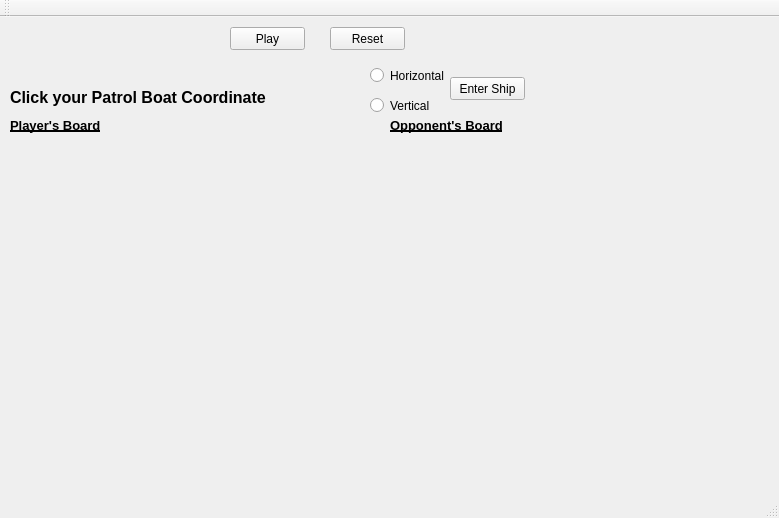
<?xml version="1.0" encoding="UTF-8"?>
<ui version="4.0">
 <class>MainWindow</class>
 <widget class="QMainWindow" name="MainWindow">
  <property name="geometry">
   <rect>
    <x>0</x>
    <y>0</y>
    <width>779</width>
    <height>518</height>
   </rect>
  </property>
  <property name="windowTitle">
   <string>MainWindow</string>
  </property>
  <widget class="QWidget" name="centralWidget">
   <widget class="QWidget" name="gridLayoutWidget">
    <property name="geometry">
     <rect>
      <x>30</x>
      <y>160</y>
      <width>341</width>
      <height>271</height>
     </rect>
    </property>
    <layout class="QGridLayout" name="gridLayout"/>
   </widget>
   <widget class="QRadioButton" name="radioButton">
    <property name="geometry">
     <rect>
      <x>370</x>
      <y>50</y>
      <width>82</width>
      <height>17</height>
     </rect>
    </property>
    <property name="text">
     <string>Horizontal</string>
    </property>
   </widget>
   <widget class="QRadioButton" name="radioButton_2">
    <property name="geometry">
     <rect>
      <x>370</x>
      <y>80</y>
      <width>82</width>
      <height>17</height>
     </rect>
    </property>
    <property name="text">
     <string>Vertical</string>
    </property>
   </widget>
   <widget class="QPushButton" name="pushButton">
    <property name="geometry">
     <rect>
      <x>230</x>
      <y>10</y>
      <width>75</width>
      <height>23</height>
     </rect>
    </property>
    <property name="text">
     <string>Play</string>
    </property>
   </widget>
   <widget class="QPushButton" name="pushButton_2">
    <property name="geometry">
     <rect>
      <x>330</x>
      <y>10</y>
      <width>75</width>
      <height>23</height>
     </rect>
    </property>
    <property name="text">
     <string>Reset</string>
    </property>
   </widget>
   <widget class="QLabel" name="label">
    <property name="geometry">
     <rect>
      <x>170</x>
      <y>0</y>
      <width>47</width>
      <height>41</height>
     </rect>
    </property>
    <property name="text">
     <string/>
    </property>
   </widget>
   <widget class="QLabel" name="label_2">
    <property name="geometry">
     <rect>
      <x>10</x>
      <y>70</y>
      <width>331</width>
      <height>20</height>
     </rect>
    </property>
    <property name="font">
     <font>
      <pointsize>12</pointsize>
      <weight>75</weight>
      <bold>true</bold>
     </font>
    </property>
    <property name="text">
     <string>Click your Patrol Boat Coordinate</string>
    </property>
   </widget>
   <widget class="QPushButton" name="pushButton_3">
    <property name="geometry">
     <rect>
      <x>450</x>
      <y>60</y>
      <width>75</width>
      <height>23</height>
     </rect>
    </property>
    <property name="text">
     <string>Enter Ship</string>
    </property>
   </widget>
   <widget class="QLabel" name="label_3">
    <property name="geometry">
     <rect>
      <x>40</x>
      <y>100</y>
      <width>251</width>
      <height>16</height>
     </rect>
    </property>
    <property name="text">
     <string/>
    </property>
   </widget>
   <widget class="QLabel" name="label_4">
    <property name="geometry">
     <rect>
      <x>390</x>
      <y>100</y>
      <width>131</width>
      <height>16</height>
     </rect>
    </property>
    <property name="font">
     <font>
      <pointsize>10</pointsize>
      <weight>75</weight>
      <bold>true</bold>
      <underline>true</underline>
     </font>
    </property>
    <property name="text">
     <string>Opponent's Board</string>
    </property>
   </widget>
   <widget class="QLabel" name="label_5">
    <property name="geometry">
     <rect>
      <x>10</x>
      <y>100</y>
      <width>121</width>
      <height>16</height>
     </rect>
    </property>
    <property name="font">
     <font>
      <pointsize>10</pointsize>
      <weight>75</weight>
      <bold>true</bold>
      <underline>true</underline>
     </font>
    </property>
    <property name="text">
     <string>Player's Board</string>
    </property>
   </widget>
   <widget class="QWidget" name="gridLayoutWidget_2">
    <property name="geometry">
     <rect>
      <x>410</x>
      <y>160</y>
      <width>341</width>
      <height>271</height>
     </rect>
    </property>
    <layout class="QGridLayout" name="gridLayout_2"/>
   </widget>
   <widget class="QWidget" name="verticalLayoutWidget">
    <property name="geometry">
     <rect>
      <x>390</x>
      <y>160</y>
      <width>21</width>
      <height>271</height>
     </rect>
    </property>
    <layout class="QVBoxLayout" name="verticalLayout">
     <item>
      <widget class="QLabel" name="label_10">
       <property name="font">
        <font>
         <weight>75</weight>
         <bold>true</bold>
        </font>
       </property>
       <property name="text">
        <string>1</string>
       </property>
       <property name="alignment">
        <set>Qt::AlignCenter</set>
       </property>
      </widget>
     </item>
     <item>
      <widget class="QLabel" name="label_9">
       <property name="font">
        <font>
         <weight>75</weight>
         <bold>true</bold>
        </font>
       </property>
       <property name="text">
        <string>2</string>
       </property>
       <property name="alignment">
        <set>Qt::AlignCenter</set>
       </property>
      </widget>
     </item>
     <item>
      <widget class="QLabel" name="label_8">
       <property name="font">
        <font>
         <weight>75</weight>
         <bold>true</bold>
        </font>
       </property>
       <property name="text">
        <string>3</string>
       </property>
       <property name="alignment">
        <set>Qt::AlignCenter</set>
       </property>
      </widget>
     </item>
     <item>
      <widget class="QLabel" name="label_7">
       <property name="font">
        <font>
         <weight>75</weight>
         <bold>true</bold>
        </font>
       </property>
       <property name="text">
        <string>4</string>
       </property>
       <property name="alignment">
        <set>Qt::AlignCenter</set>
       </property>
      </widget>
     </item>
     <item>
      <widget class="QLabel" name="label_13">
       <property name="font">
        <font>
         <weight>75</weight>
         <bold>true</bold>
        </font>
       </property>
       <property name="text">
        <string>5</string>
       </property>
       <property name="alignment">
        <set>Qt::AlignCenter</set>
       </property>
      </widget>
     </item>
     <item>
      <widget class="QLabel" name="label_6">
       <property name="font">
        <font>
         <weight>75</weight>
         <bold>true</bold>
        </font>
       </property>
       <property name="text">
        <string>6</string>
       </property>
       <property name="alignment">
        <set>Qt::AlignCenter</set>
       </property>
      </widget>
     </item>
     <item>
      <widget class="QLabel" name="label_11">
       <property name="font">
        <font>
         <weight>75</weight>
         <bold>true</bold>
        </font>
       </property>
       <property name="text">
        <string>7</string>
       </property>
       <property name="alignment">
        <set>Qt::AlignCenter</set>
       </property>
      </widget>
     </item>
     <item>
      <widget class="QLabel" name="label_12">
       <property name="font">
        <font>
         <weight>75</weight>
         <bold>true</bold>
        </font>
       </property>
       <property name="text">
        <string>8</string>
       </property>
       <property name="alignment">
        <set>Qt::AlignCenter</set>
       </property>
      </widget>
     </item>
     <item>
      <widget class="QLabel" name="label_14">
       <property name="font">
        <font>
         <weight>75</weight>
         <bold>true</bold>
        </font>
       </property>
       <property name="text">
        <string>9</string>
       </property>
       <property name="alignment">
        <set>Qt::AlignCenter</set>
       </property>
      </widget>
     </item>
     <item>
      <widget class="QLabel" name="label_15">
       <property name="font">
        <font>
         <weight>75</weight>
         <bold>true</bold>
        </font>
       </property>
       <property name="text">
        <string>10</string>
       </property>
       <property name="alignment">
        <set>Qt::AlignCenter</set>
       </property>
      </widget>
     </item>
    </layout>
   </widget>
   <widget class="QWidget" name="verticalLayoutWidget_2">
    <property name="geometry">
     <rect>
      <x>10</x>
      <y>160</y>
      <width>21</width>
      <height>271</height>
     </rect>
    </property>
    <layout class="QVBoxLayout" name="verticalLayout_2">
     <item>
      <widget class="QLabel" name="label_16">
       <property name="font">
        <font>
         <weight>75</weight>
         <bold>true</bold>
        </font>
       </property>
       <property name="text">
        <string>1</string>
       </property>
       <property name="alignment">
        <set>Qt::AlignCenter</set>
       </property>
      </widget>
     </item>
     <item>
      <widget class="QLabel" name="label_17">
       <property name="font">
        <font>
         <weight>75</weight>
         <bold>true</bold>
        </font>
       </property>
       <property name="text">
        <string>2</string>
       </property>
       <property name="alignment">
        <set>Qt::AlignCenter</set>
       </property>
      </widget>
     </item>
     <item>
      <widget class="QLabel" name="label_18">
       <property name="font">
        <font>
         <weight>75</weight>
         <bold>true</bold>
        </font>
       </property>
       <property name="text">
        <string>3</string>
       </property>
       <property name="alignment">
        <set>Qt::AlignCenter</set>
       </property>
      </widget>
     </item>
     <item>
      <widget class="QLabel" name="label_19">
       <property name="font">
        <font>
         <weight>75</weight>
         <bold>true</bold>
        </font>
       </property>
       <property name="text">
        <string>4</string>
       </property>
       <property name="alignment">
        <set>Qt::AlignCenter</set>
       </property>
      </widget>
     </item>
     <item>
      <widget class="QLabel" name="label_20">
       <property name="font">
        <font>
         <weight>75</weight>
         <bold>true</bold>
        </font>
       </property>
       <property name="text">
        <string>5</string>
       </property>
       <property name="alignment">
        <set>Qt::AlignCenter</set>
       </property>
      </widget>
     </item>
     <item>
      <widget class="QLabel" name="label_21">
       <property name="font">
        <font>
         <weight>75</weight>
         <bold>true</bold>
        </font>
       </property>
       <property name="text">
        <string>6</string>
       </property>
       <property name="alignment">
        <set>Qt::AlignCenter</set>
       </property>
      </widget>
     </item>
     <item>
      <widget class="QLabel" name="label_22">
       <property name="font">
        <font>
         <weight>75</weight>
         <bold>true</bold>
        </font>
       </property>
       <property name="text">
        <string>7</string>
       </property>
       <property name="alignment">
        <set>Qt::AlignCenter</set>
       </property>
      </widget>
     </item>
     <item>
      <widget class="QLabel" name="label_23">
       <property name="font">
        <font>
         <weight>75</weight>
         <bold>true</bold>
        </font>
       </property>
       <property name="text">
        <string>8</string>
       </property>
       <property name="alignment">
        <set>Qt::AlignCenter</set>
       </property>
      </widget>
     </item>
     <item>
      <widget class="QLabel" name="label_24">
       <property name="font">
        <font>
         <weight>75</weight>
         <bold>true</bold>
        </font>
       </property>
       <property name="text">
        <string>9</string>
       </property>
       <property name="alignment">
        <set>Qt::AlignCenter</set>
       </property>
      </widget>
     </item>
     <item>
      <widget class="QLabel" name="label_25">
       <property name="font">
        <font>
         <weight>75</weight>
         <bold>true</bold>
        </font>
       </property>
       <property name="text">
        <string>10</string>
       </property>
       <property name="alignment">
        <set>Qt::AlignCenter</set>
       </property>
      </widget>
     </item>
    </layout>
   </widget>
   <widget class="QWidget" name="horizontalLayoutWidget">
    <property name="geometry">
     <rect>
      <x>30</x>
      <y>140</y>
      <width>341</width>
      <height>21</height>
     </rect>
    </property>
    <layout class="QHBoxLayout" name="horizontalLayout">
     <item>
      <widget class="QLabel" name="label_37">
       <property name="font">
        <font>
         <weight>75</weight>
         <bold>true</bold>
        </font>
       </property>
       <property name="text">
        <string>A</string>
       </property>
       <property name="alignment">
        <set>Qt::AlignCenter</set>
       </property>
      </widget>
     </item>
     <item>
      <widget class="QLabel" name="label_36">
       <property name="font">
        <font>
         <weight>75</weight>
         <bold>true</bold>
        </font>
       </property>
       <property name="text">
        <string>B</string>
       </property>
       <property name="alignment">
        <set>Qt::AlignCenter</set>
       </property>
      </widget>
     </item>
     <item>
      <widget class="QLabel" name="label_38">
       <property name="font">
        <font>
         <weight>75</weight>
         <bold>true</bold>
        </font>
       </property>
       <property name="text">
        <string>C</string>
       </property>
       <property name="alignment">
        <set>Qt::AlignCenter</set>
       </property>
      </widget>
     </item>
     <item>
      <widget class="QLabel" name="label_39">
       <property name="font">
        <font>
         <weight>75</weight>
         <bold>true</bold>
        </font>
       </property>
       <property name="text">
        <string>D</string>
       </property>
       <property name="alignment">
        <set>Qt::AlignCenter</set>
       </property>
      </widget>
     </item>
     <item>
      <widget class="QLabel" name="label_41">
       <property name="font">
        <font>
         <weight>75</weight>
         <bold>true</bold>
        </font>
       </property>
       <property name="text">
        <string>E</string>
       </property>
       <property name="alignment">
        <set>Qt::AlignCenter</set>
       </property>
      </widget>
     </item>
     <item>
      <widget class="QLabel" name="label_40">
       <property name="font">
        <font>
         <weight>75</weight>
         <bold>true</bold>
        </font>
       </property>
       <property name="text">
        <string>F</string>
       </property>
       <property name="alignment">
        <set>Qt::AlignCenter</set>
       </property>
      </widget>
     </item>
     <item>
      <widget class="QLabel" name="label_42">
       <property name="font">
        <font>
         <weight>75</weight>
         <bold>true</bold>
        </font>
       </property>
       <property name="text">
        <string>G</string>
       </property>
       <property name="alignment">
        <set>Qt::AlignCenter</set>
       </property>
      </widget>
     </item>
     <item>
      <widget class="QLabel" name="label_43">
       <property name="font">
        <font>
         <weight>75</weight>
         <bold>true</bold>
        </font>
       </property>
       <property name="text">
        <string>H</string>
       </property>
       <property name="alignment">
        <set>Qt::AlignCenter</set>
       </property>
      </widget>
     </item>
     <item>
      <widget class="QLabel" name="label_44">
       <property name="font">
        <font>
         <weight>75</weight>
         <bold>true</bold>
        </font>
       </property>
       <property name="text">
        <string>I</string>
       </property>
       <property name="alignment">
        <set>Qt::AlignCenter</set>
       </property>
      </widget>
     </item>
     <item>
      <widget class="QLabel" name="label_45">
       <property name="font">
        <font>
         <weight>75</weight>
         <bold>true</bold>
        </font>
       </property>
       <property name="text">
        <string>J</string>
       </property>
       <property name="alignment">
        <set>Qt::AlignCenter</set>
       </property>
      </widget>
     </item>
    </layout>
   </widget>
   <widget class="QWidget" name="horizontalLayoutWidget_2">
    <property name="geometry">
     <rect>
      <x>410</x>
      <y>140</y>
      <width>341</width>
      <height>21</height>
     </rect>
    </property>
    <layout class="QHBoxLayout" name="horizontalLayout_2">
     <item>
      <widget class="QLabel" name="label_46">
       <property name="font">
        <font>
         <weight>75</weight>
         <bold>true</bold>
        </font>
       </property>
       <property name="text">
        <string>A</string>
       </property>
       <property name="alignment">
        <set>Qt::AlignCenter</set>
       </property>
      </widget>
     </item>
     <item>
      <widget class="QLabel" name="label_47">
       <property name="font">
        <font>
         <weight>75</weight>
         <bold>true</bold>
        </font>
       </property>
       <property name="text">
        <string>B</string>
       </property>
       <property name="alignment">
        <set>Qt::AlignCenter</set>
       </property>
      </widget>
     </item>
     <item>
      <widget class="QLabel" name="label_48">
       <property name="font">
        <font>
         <weight>75</weight>
         <bold>true</bold>
        </font>
       </property>
       <property name="text">
        <string>C</string>
       </property>
       <property name="alignment">
        <set>Qt::AlignCenter</set>
       </property>
      </widget>
     </item>
     <item>
      <widget class="QLabel" name="label_49">
       <property name="font">
        <font>
         <weight>75</weight>
         <bold>true</bold>
        </font>
       </property>
       <property name="text">
        <string>D</string>
       </property>
       <property name="alignment">
        <set>Qt::AlignCenter</set>
       </property>
      </widget>
     </item>
     <item>
      <widget class="QLabel" name="label_50">
       <property name="font">
        <font>
         <weight>75</weight>
         <bold>true</bold>
        </font>
       </property>
       <property name="text">
        <string>E</string>
       </property>
       <property name="alignment">
        <set>Qt::AlignCenter</set>
       </property>
      </widget>
     </item>
     <item>
      <widget class="QLabel" name="label_51">
       <property name="font">
        <font>
         <weight>75</weight>
         <bold>true</bold>
        </font>
       </property>
       <property name="text">
        <string>F</string>
       </property>
       <property name="alignment">
        <set>Qt::AlignCenter</set>
       </property>
      </widget>
     </item>
     <item>
      <widget class="QLabel" name="label_52">
       <property name="font">
        <font>
         <weight>75</weight>
         <bold>true</bold>
        </font>
       </property>
       <property name="text">
        <string>G</string>
       </property>
       <property name="alignment">
        <set>Qt::AlignCenter</set>
       </property>
      </widget>
     </item>
     <item>
      <widget class="QLabel" name="label_53">
       <property name="font">
        <font>
         <weight>75</weight>
         <bold>true</bold>
        </font>
       </property>
       <property name="text">
        <string>H</string>
       </property>
       <property name="alignment">
        <set>Qt::AlignCenter</set>
       </property>
      </widget>
     </item>
     <item>
      <widget class="QLabel" name="label_54">
       <property name="font">
        <font>
         <weight>75</weight>
         <bold>true</bold>
        </font>
       </property>
       <property name="text">
        <string>I</string>
       </property>
       <property name="alignment">
        <set>Qt::AlignCenter</set>
       </property>
      </widget>
     </item>
     <item>
      <widget class="QLabel" name="label_55">
       <property name="font">
        <font>
         <weight>75</weight>
         <bold>true</bold>
        </font>
       </property>
       <property name="text">
        <string>J</string>
       </property>
       <property name="alignment">
        <set>Qt::AlignCenter</set>
       </property>
      </widget>
     </item>
    </layout>
   </widget>
  </widget>
  <widget class="QMenuBar" name="menuBar">
   <property name="geometry">
    <rect>
     <x>0</x>
     <y>0</y>
     <width>779</width>
     <height>21</height>
    </rect>
   </property>
  </widget>
  <widget class="QToolBar" name="mainToolBar">
   <attribute name="toolBarArea">
    <enum>TopToolBarArea</enum>
   </attribute>
   <attribute name="toolBarBreak">
    <bool>false</bool>
   </attribute>
  </widget>
  <widget class="QStatusBar" name="statusBar"/>
 </widget>
 <layoutdefault spacing="6" margin="11"/>
 <resources/>
 <connections/>
</ui>
